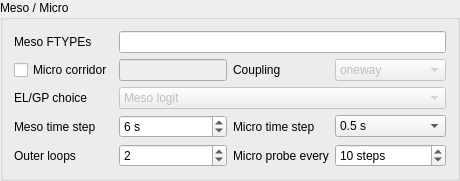
               <widget class="QGroupBox" name="groupBox_MesoMicro">
                <property name="title">
                 <string>Meso / Micro</string>
                </property>
                <layout class="QGridLayout" name="gridLayout_mm">
                 <item row="0" column="0">
                  <widget class="QLabel" name="label_meso">
                   <property name="text">
                    <string>Meso FTYPEs</string>
                   </property>
                  </widget>
                 </item>
                 <item row="0" column="1" colspan="3">
                  <widget class="QLineEdit" name="lineEdit_MesoFtypes">
                   <property name="toolTip">
                    <string>Comma-separated FTYPEs run as meso. Default: the limited-access system - freeways 11/12, ramps 71-79, toll roads 91-94, express lanes 96-98.</string>
                   </property>
                  </widget>
                 </item>
                 <item row="1" column="0">
                  <widget class="QCheckBox" name="checkBox_Micro">
                   <property name="text">
                    <string>Micro corridor</string>
                   </property>
                  </widget>
                 </item>
                 <item row="1" column="1">
                  <widget class="QLineEdit" name="lineEdit_MicroFtypes">
                   <property name="enabled">
                    <bool>false</bool>
                   </property>
                   <property name="toolTip">
                    <string>FTYPEs tagged for the lane-level micro sim.</string>
                   </property>
                  </widget>
                 </item>
                 <item row="1" column="2">
                  <widget class="QLabel" name="label_coupling">
                   <property name="text">
                    <string>Coupling</string>
                   </property>
                  </widget>
                 </item>
                 <item row="1" column="3">
                  <widget class="QComboBox" name="comboBox_Coupling">
                   <property name="enabled">
                    <bool>false</bool>
                   </property>
                   <item>
                    <property name="text">
                     <string>oneway</string>
                    </property>
                   </item>
                   <item>
                    <property name="text">
                     <string>twoway_frozen</string>
                    </property>
                   </item>
                   <item>
                    <property name="text">
                     <string>twoway_full</string>
                    </property>
                   </item>
                  </widget>
                 </item>
                 <item row="2" column="0">
                  <widget class="QLabel" name="label_microchoice">
                   <property name="text">
                    <string>EL/GP choice</string>
                   </property>
                  </widget>
                 </item>
                 <item row="2" column="1" colspan="3">
                  <widget class="QComboBox" name="comboBox_MicroChoice">
                   <property name="enabled">
                    <bool>false</bool>
                   </property>
                   <property name="toolTip">
                    <string>How EL vs GP is chosen inside a micro corridor: meso logit, or micro time-differential converted by each agent's VOT.</string>
                   </property>
                   <item>
                    <property name="text">
                     <string>Meso logit</string>
                    </property>
                   </item>
                   <item>
                    <property name="text">
                     <string>Micro time-differential (VOT)</string>
                    </property>
                   </item>
                  </widget>
                 </item>
                 <item row="3" column="0">
                  <widget class="QLabel" name="label_mesoDt">
                   <property name="text">
                    <string>Meso time step</string>
                   </property>
                  </widget>
                 </item>
                 <item row="3" column="1">
                  <widget class="QSpinBox" name="spinBox_MesoDt">
                   <property name="minimum">
                    <number>2</number>
                   </property>
                   <property name="maximum">
                    <number>10</number>
                   </property>
                   <property name="value">
                    <number>6</number>
                   </property>
                   <property name="suffix">
                    <string> s</string>
                   </property>
                   <property name="toolTip">
                    <string>MESO_DT_SEC — meso packet-sim step (default 6 s). Smaller = finer queue timing, slower run; it also shifts packet discharge and the anti-gridlock release timing, so change it deliberately.</string>
                   </property>
                  </widget>
                 </item>
                 <item row="3" column="2">
                  <widget class="QLabel" name="label_microDt">
                   <property name="text">
                    <string>Micro time step</string>
                   </property>
                  </widget>
                 </item>
                 <item row="3" column="3">
                  <widget class="QComboBox" name="comboBox_MicroDt">
                   <property name="toolTip">
                    <string>MICRO_DT_SEC — car-following / lane-change step. 0.5 s (default) is fine for freeway corridors; 0.1-0.2 s for detailed merges and weaving (2.5-5x the run time).</string>
                   </property>
                   <property name="currentIndex">
                    <number>2</number>
                   </property>
                   <item>
                    <property name="text">
                     <string>0.1 s</string>
                    </property>
                   </item>
                   <item>
                    <property name="text">
                     <string>0.2 s</string>
                    </property>
                   </item>
                   <item>
                    <property name="text">
                     <string>0.5 s</string>
                    </property>
                   </item>
                  </widget>
                 </item>
                 <item row="4" column="0">
                  <widget class="QLabel" name="label_microOuter">
                   <property name="text">
                    <string>Outer loops</string>
                   </property>
                  </widget>
                 </item>
                 <item row="4" column="1">
                  <widget class="QSpinBox" name="spinBox_MicroOuter">
                   <property name="minimum">
                    <number>1</number>
                   </property>
                   <property name="maximum">
                    <number>5</number>
                   </property>
                   <property name="value">
                    <number>2</number>
                   </property>
                   <property name="toolTip">
                    <string>MICRO_OUTER — twoway_full only: how many times the statewide assignment is re-run against the micro corridor's travel times. 1 = no re-assignment (same as twoway_frozen).</string>
                   </property>
                  </widget>
                 </item>
                 <item row="4" column="2">
                  <widget class="QLabel" name="label_probeStride">
                   <property name="text">
                    <string>Micro probe every</string>
                   </property>
                  </widget>
                 </item>
                 <item row="4" column="3">
                  <widget class="QSpinBox" name="spinBox_ProbeStride">
                   <property name="minimum">
                    <number>1</number>
                   </property>
                   <property name="maximum">
                    <number>1200</number>
                   </property>
                   <property name="value">
                    <number>10</number>
                   </property>
                   <property name="suffix">
                    <string> steps</string>
                   </property>
                   <property name="toolTip">
                    <string>MICRO_PROBE_STRIDE — one micro_probe.csv row per lane every N micro steps (10 steps x 0.5 s = every 5 s).</string>
                   </property>
                  </widget>
                 </item>
                </layout>
               </widget>
